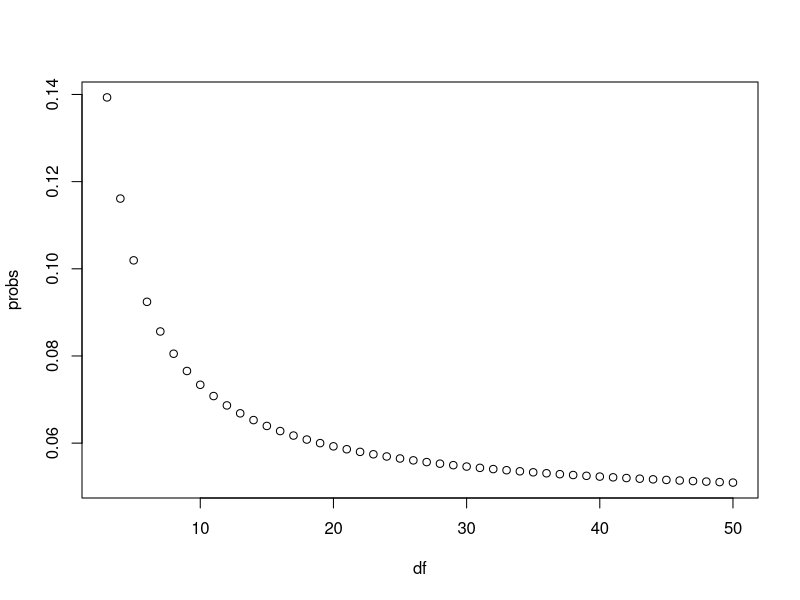

Source code (R):
# Generate a vector 'df' that contains a sequence of numbers from 3 to 50

df <- c(3:50)
# Make a function called 'pt_func' that calculates the probability that a value is more than |2| for any degrees of freedom 
pt_func <- function(n) {

1-pt(2,n)+pt(-2,n)
}

# Generate a vector 'probs' that uses the `pt_func` function to calculate the probabilities
probs <- sapply(df, pt_func)

# Plot 'df' on the x-axis and 'probs' on the y-axis

plot(df, probs)